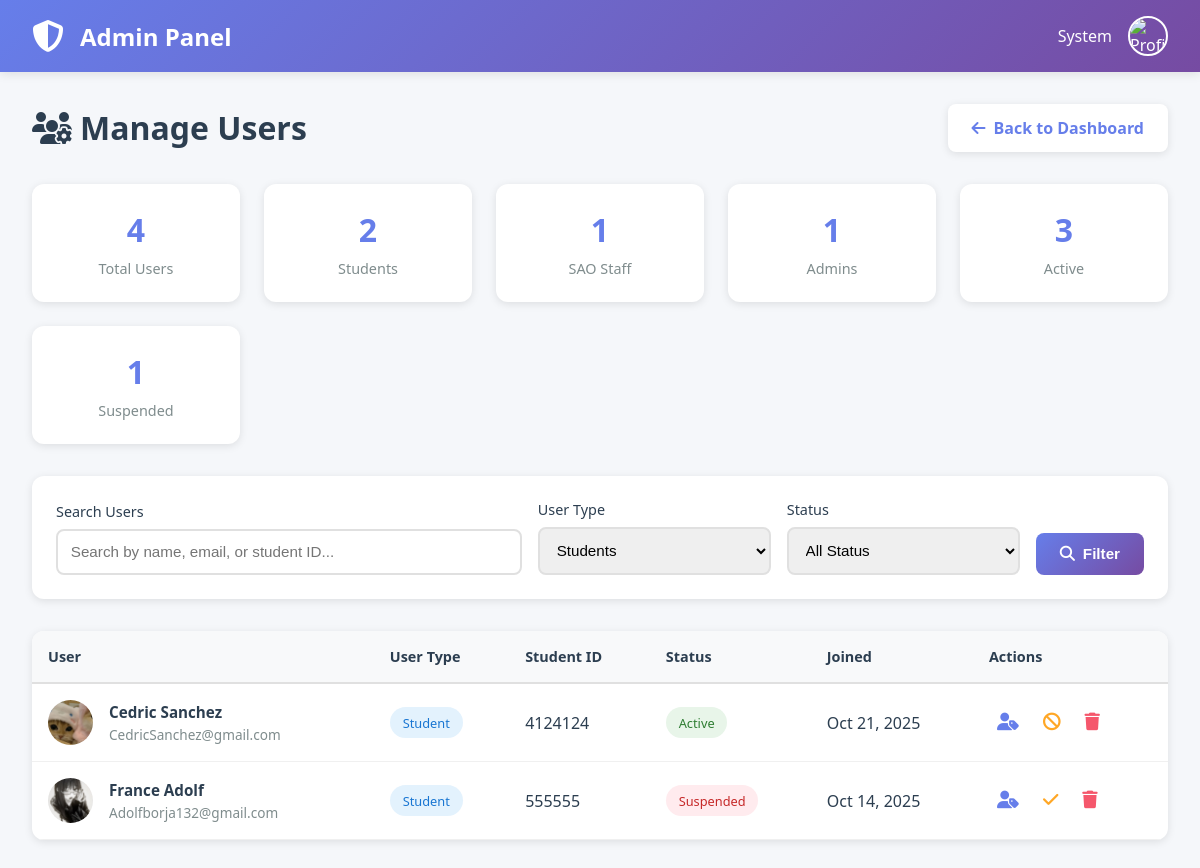
The page /admin/manage-users.php?type=student (signed in) on the database its author committed.
### tables this page shows
CREATE TABLE `users` (
  `user_id` int(11) NOT NULL,
  `first_name` varchar(100) NOT NULL,
  `last_name` varchar(100) NOT NULL,
  `email` varchar(150) NOT NULL,
  `password` varchar(255) NOT NULL,
  `user_type` enum('student','sao_staff','admin') NOT NULL,
  `student_id` varchar(50) DEFAULT NULL,
  `profile_picture` varchar(255) DEFAULT 'default.jpg',
  `email_verified` tinyint(1) DEFAULT 0,
  `verification_token` varchar(100) DEFAULT NULL,
  `reset_token` varchar(100) DEFAULT NULL,
  `reset_token_expiry` datetime DEFAULT NULL,
  `status` enum('active','inactive','suspended') DEFAULT 'active',
  `created_at` timestamp NOT NULL DEFAULT current_timestamp(),
  `last_activity` datetime DEFAULT NULL,
  `updated_at` timestamp NOT NULL DEFAULT current_timestamp() ON UPDATE current_timestamp()
);

### includes/functions.php (called while the page is built, shortened)
<?php
if (!function_exists('sanitize_input')) {
    function sanitize_input($data) {
        $data = trim($data);
        $data = stripslashes($data);
        $data = htmlspecialchars($data);
        return $data;
    }
}
?>

### admin/manage-users.php (the view, shortened to what this page needs)
<?php
require_once '../config/database.php';
require_once '../includes/functions.php';
$user_id = $_SESSION['user_id'];
$first_name = $_SESSION['first_name'];
$user_query = "SELECT profile_picture FROM users WHERE user_id = ?";
$stmt = $conn->prepare($user_query);
$stmt->bind_param("i", $user_id);
$stmt->execute();
$user_data = $stmt->get_result()->fetch_assoc();
$profile_pic = isset($user_data['profile_picture']) && $user_data['profile_picture'] != 'default.jpg'
    ? '../assets/images/profiles/' . $user_data['profile_picture']
    : '../assets/images/default-avatar.png';
$search = isset($_GET['search']) ? sanitize_input($_GET['search']) : '';
$filter_type = isset($_GET['type']) ? sanitize_input($_GET['type']) : 'all';
$filter_status = isset($_GET['status']) ? sanitize_input($_GET['status']) : 'all';
$query = "SELECT u.user_id, u.first_name, u.last_name, u.email, u.user_type, u.student_id, u.status, u.profile_picture, u.created_at,
          (SELECT MAX(activity_date) FROM activity_logs WHERE user_id = u.user_id) as last_activity
          FROM users u WHERE 1=1";
if ($filter_type !== 'all') {
    $query .= " AND user_type = '$filter_type'";
}
$query .= " ORDER BY created_at DESC";
$users = $conn->query($query);
$total_users = $conn->query("SELECT COUNT(*) as count FROM users")->fetch_assoc()['count'];
$students_count = $conn->query("SELECT COUNT(*) as count FROM users WHERE user_type = 'student'")->fetch_assoc()['count'];
$staff_count = $conn->query("SELECT COUNT(*) as count FROM users WHERE user_type = 'sao_staff'")->fetch_assoc()['count'];
$admin_count = $conn->query("SELECT COUNT(*) as count FROM users WHERE user_type = 'admin'")->fetch_assoc()['count'];
$active_count = $conn->query("SELECT COUNT(*) as count FROM users WHERE status = 'active'")->fetch_assoc()['count'];
$suspended_count = $conn->query("SELECT COUNT(*) as count FROM users WHERE status = 'suspended'")->fetch_assoc()['count'];
?>
<!DOCTYPE html>
<html lang="en">
<head>
    <link rel="stylesheet" href="https://cdnjs.cloudflare.com/ajax/libs/font-awesome/6.4.0/css/all.min.css">
</head>
<body>
    <nav class="navbar">
        <div class="navbar-brand">
            <a href="dashboard.php">
                <i class="fas fa-shield-alt"></i>
                <span>Admin Panel</span>
            </a>
        </div>
        <div class="navbar-user">
            <span><?php echo htmlspecialchars($first_name); ?></span>
            <img src="<?php echo htmlspecialchars($profile_pic); ?>" alt="Profile" class="user-avatar">
        </div>
    </nav>
    <div class="container">
        <div class="page-header">
            <h1><i class="fas fa-users-cog"></i> Manage Users</h1>
            <a href="dashboard.php" class="back-btn">
                <i class="fas fa-arrow-left"></i>
                Back to Dashboard
            </a>
        </div>
        <div class="stats-grid">
            <div class="stat-card">
                <h3><?php echo $total_users; ?></h3>
                <p>Total Users</p>
            </div>
            <div class="stat-card">
                <h3><?php echo $students_count; ?></h3>
                <p>Students</p>
            </div>
            <div class="stat-card">
                <h3><?php echo $staff_count; ?></h3>
                <p>SAO Staff</p>
            </div>
            <div class="stat-card">
                <h3><?php echo $admin_count; ?></h3>
                <p>Admins</p>
            </div>
            <div class="stat-card">
                <h3><?php echo $active_count; ?></h3>
                <p>Active</p>
            </div>
            <div class="stat-card">
                <h3><?php echo $suspended_count; ?></h3>
                <p>Suspended</p>
            </div>
        </div>
        <div class="filter-section">
            <form method="GET" action="">
                <div class="filter-grid">
                    <div class="form-group">
                        <label>Search Users</label>
                        <input type="text" name="search" class="form-control"
                               placeholder="Search by name, email, or student ID..."
                               value="<?php echo htmlspecialchars($search); ?>">
                    </div>
                    <div class="form-group">
                        <label>User Type</label>
                        <select name="type" class="form-control">
                            <option value="student" <?php echo $filter_type === 'student' ? 'selected' : ''; ?>>Students</option>
                        </select>
                    </div>
                    <div class="form-group">
                        <label>Status</label>
                        <select name="status" class="form-control">
                            <option value="all" <?php echo $filter_status === 'all' ? 'selected' : ''; ?>>All Status</option>
                        </select>
                    </div>
                    <button type="submit" class="btn btn-primary">
                        <i class="fas fa-search"></i>
                        Filter
                    </button>
                </div>
            </form>
        </div>
        <div class="users-card">
            <?php if ($users->num_rows > 0): ?>
            <table class="users-table">
                <thead>
                    <tr>
                        <th>User</th>
                        <th>User Type</th>
                        <th>Student ID</th>
                        <th>Status</th>
                        <th>Joined</th>
                        <th>Actions</th>
                    </tr>
                </thead>
                <tbody>
                    <?php while ($user = $users->fetch_assoc()):
                        $user_pic = $user['profile_picture'] != 'default.jpg'
                            ? '../assets/images/profiles/' . $user['profile_picture']
                            : '../assets/images/default-avatar.png';
                    ?>
                    <tr>
                        <td>
                            <div class="user-cell">
                                <img src="<?php echo htmlspecialchars($user_pic); ?>" alt="User">
                                <div class="user-info">
                                    <h4><?php echo htmlspecialchars($user['first_name'] . ' ' . $user['last_name']); ?></h4>
                                    <p><?php echo htmlspecialchars($user['email']); ?></p>
                                </div>
                            </div>
                        </td>
                        <td>
                            <span class="badge <?php echo $user['user_type']; ?>">
                                <?php echo ucfirst(str_replace('_', ' ', $user['user_type'])); ?>
                            </span>
                        </td>
                        <td><?php echo htmlspecialchars($user['student_id'] ?? 'N/A'); ?></td>
                        <td>
                            <span class="badge <?php echo $user['status']; ?>">
                                <?php echo ucfirst($user['status']); ?>
                            </span>
                        </td>
                        <td><?php echo date('M j, Y', strtotime($user['created_at'])); ?></td>
                        <td>
                            <div class="action-btns">
                                <button class="action-btn" onclick="openRoleModal(<?php echo $user['user_id']; ?>, '<?php echo $user['user_type']; ?>')" title="Change Role">
                                    <i class="fas fa-user-tag"></i>
                                </button>
                                <button class="action-btn warning" onclick="openStatusModal(<?php echo $user['user_id']; ?>, '<?php echo $user['status']; ?>')" title="<?php echo $user['status'] === 'active' ? 'Suspend' : 'Activate'; ?>">
                                    <i class="fas fa-<?php echo $user['status'] === 'active' ? 'ban' : 'check'; ?>"></i>
                                </button>
                                <?php if ($user['user_id'] != $user_id): ?>
                                <button class="action-btn danger" onclick="openDeleteModal(<?php echo $user['user_id']; ?>, '<?php echo htmlspecialchars($user['first_name'] . ' ' . $user['last_name']); ?>')" title="Delete User">
                                    <i class="fas fa-trash"></i>
                                </button>
                                <?php endif; ?>
                            </div>
                        </td>
                    </tr>
                    <?php endwhile; ?>
                </tbody>
            </table>
            <?php endif; ?>
        </div>
    </div>
</body>
</html>

### admin/manage-users.php (style rules this page uses)
* { margin: 0; padding: 0; box-sizing: border-box; }
body { font-family: 'Segoe UI', Tahoma, Geneva, Verdana, sans-serif; background: #f5f7fa; color: #2c3e50; }
.navbar { background: linear-gradient(135deg, #667eea 0%, #764ba2 100%); color: white; padding: 1rem 2rem; display: flex; justify-content: space-between; align-items: center; box-shadow: 0 2px 10px rgba(0,0,0,0.1); position: sticky; top: 0; z-index: 100; }
.navbar-brand { display: flex; align-items: center; gap: 1rem; font-size: 1.5rem; font-weight: bold; }
.navbar-brand a { color: white; text-decoration: none; display: flex; align-items: center; gap: 1rem; }
.navbar-brand i { font-size: 2rem; }
.navbar-user { display: flex; align-items: center; gap: 1rem; }
.user-avatar { width: 40px; height: 40px; border-radius: 50%; border: 2px solid white; object-fit: cover; }
.container { max-width: 1400px; margin: 2rem auto; padding: 0 2rem; }
.page-header { display: flex; justify-content: space-between; align-items: center; margin-bottom: 2rem; }
.page-header h1 { font-size: 2rem; color: #2c3e50; display: flex; align-items: center; gap: 0.5rem; }
.back-btn { display: inline-flex; align-items: center; gap: 0.5rem; padding: 0.8rem 1.5rem; background: white; color: #667eea; text-decoration: none; border-radius: 8px; font-weight: 600; box-shadow: 0 2px 8px rgba(0,0,0,0.1); transition: transform 0.3s ease; }
.stats-grid { display: grid; grid-template-columns: repeat(auto-fit, minmax(200px, 1fr)); gap: 1.5rem; margin-bottom: 2rem; }
.stat-card { background: white; padding: 1.5rem; border-radius: 12px; box-shadow: 0 2px 8px rgba(0,0,0,0.1); text-align: center; }
.stat-card h3 { font-size: 2rem; color: #667eea; margin-bottom: 0.5rem; }
.stat-card p { color: #7f8c8d; font-size: 0.9rem; }
.filter-section { background: white; padding: 1.5rem; border-radius: 12px; box-shadow: 0 2px 8px rgba(0,0,0,0.1); margin-bottom: 2rem; }
.filter-grid { display: grid; grid-template-columns: 2fr 1fr 1fr auto; gap: 1rem; align-items: end; }
.form-group label { display: block; margin-bottom: 0.5rem; color: #2c3e50; font-weight: 500; font-size: 0.9rem; }
.form-control { width: 100%; padding: 0.8rem; border: 2px solid #e0e0e0; border-radius: 8px; font-size: 0.95rem; transition: border-color 0.3s ease; }
.btn { padding: 0.8rem 1.5rem; border: none; border-radius: 8px; font-size: 0.95rem; font-weight: 600; cursor: pointer; transition: all 0.3s ease; display: inline-flex; align-items: center; gap: 0.5rem; }
.btn-primary { background: linear-gradient(135deg, #667eea 0%, #764ba2 100%); color: white; }
.users-card { background: white; border-radius: 12px; box-shadow: 0 2px 8px rgba(0,0,0,0.1); overflow: hidden; }
.users-table { width: 100%; border-collapse: collapse; }
.users-table thead { background: #f8f9fa; }
.users-table th { padding: 1rem; text-align: left; font-weight: 600; color: #2c3e50; font-size: 0.9rem; border-bottom: 2px solid #e0e0e0; }
.users-table td { padding: 1rem; border-bottom: 1px solid #f0f0f0; }
.user-cell { display: flex; align-items: center; gap: 1rem; }
.user-cell img { width: 45px; height: 45px; border-radius: 50%; object-fit: cover; }
.user-info h4 { color: #2c3e50; font-size: 0.95rem; margin-bottom: 0.2rem; }
.user-info p { color: #7f8c8d; font-size: 0.85rem; }
.badge { display: inline-block; padding: 0.4rem 0.8rem; border-radius: 20px; font-size: 0.8rem; font-weight: 500; }
.badge.student { background: #e3f2fd; color: #1976d2; }
.badge.active { background: #e8f5e9; color: #2e7d32; }
.badge.suspended { background: #ffebee; color: #c62828; }
.action-btns { display: flex; gap: 0.5rem; }
.action-btn { padding: 0.5rem; border: none; background: none; cursor: pointer; color: #667eea; font-size: 1.1rem; transition: all 0.3s ease; border-radius: 4px; }
.action-btn.danger { color: #f5576c; }
.action-btn.warning { color: #ffa726; }

### rows shown on the page
users: profile_picture (picture), first_name+last_name "Cedric Sanchez", email "CedricSanchez@gmail.com", user_type "Student", student "4124124", status "Active", created_at "Oct 21, 2025"
users: profile_picture (picture), first_name+last_name "France Adolf", email "Adolfborja132@gmail.com", user_type "Student", student "555555", status "Suspended", created_at "Oct 14, 2025"

### other values the page prints
$first_name "System"
$total_users "4"
$students_count "2"
$staff_count "1"
$admin_count "1"
$active_count "3"
$suspended_count "1"
